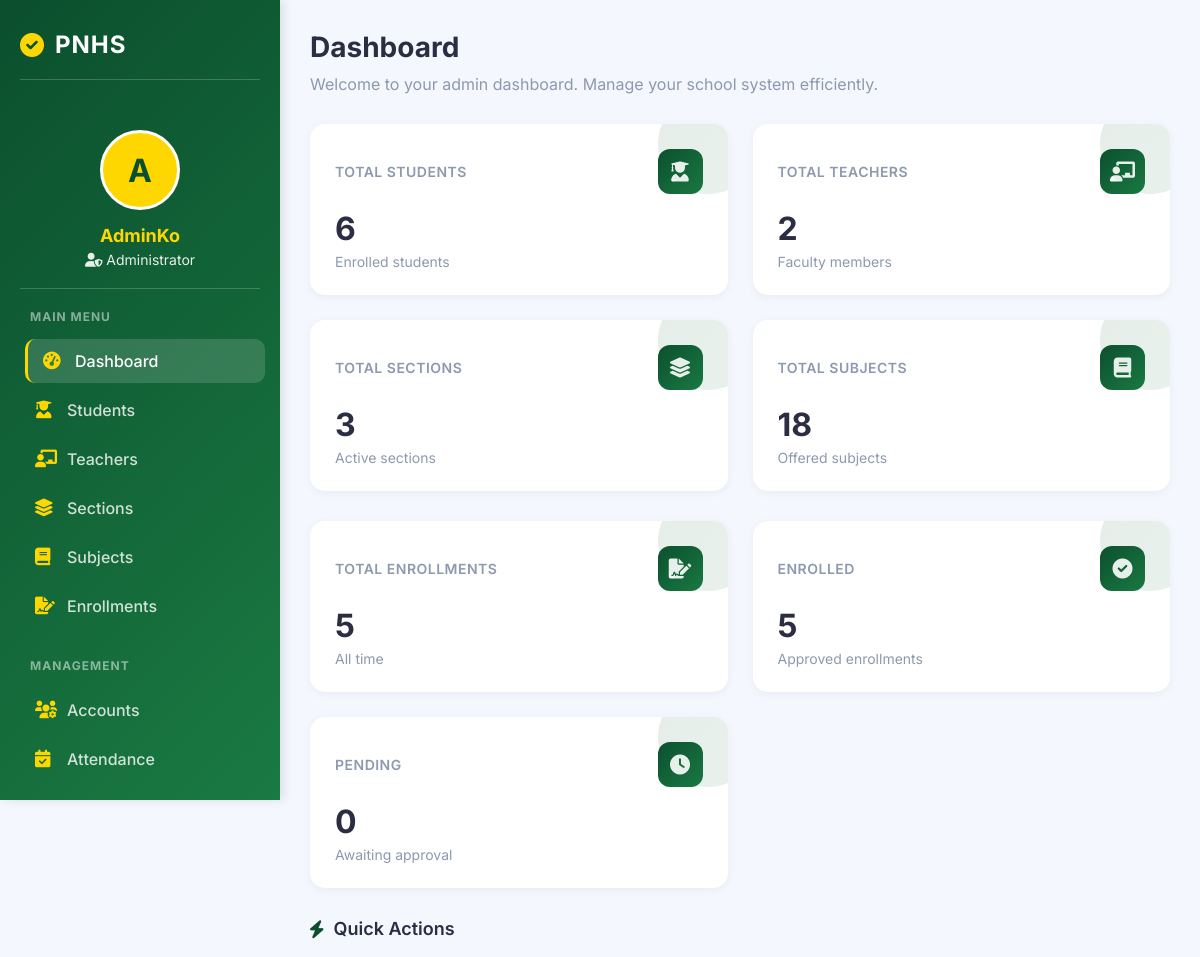
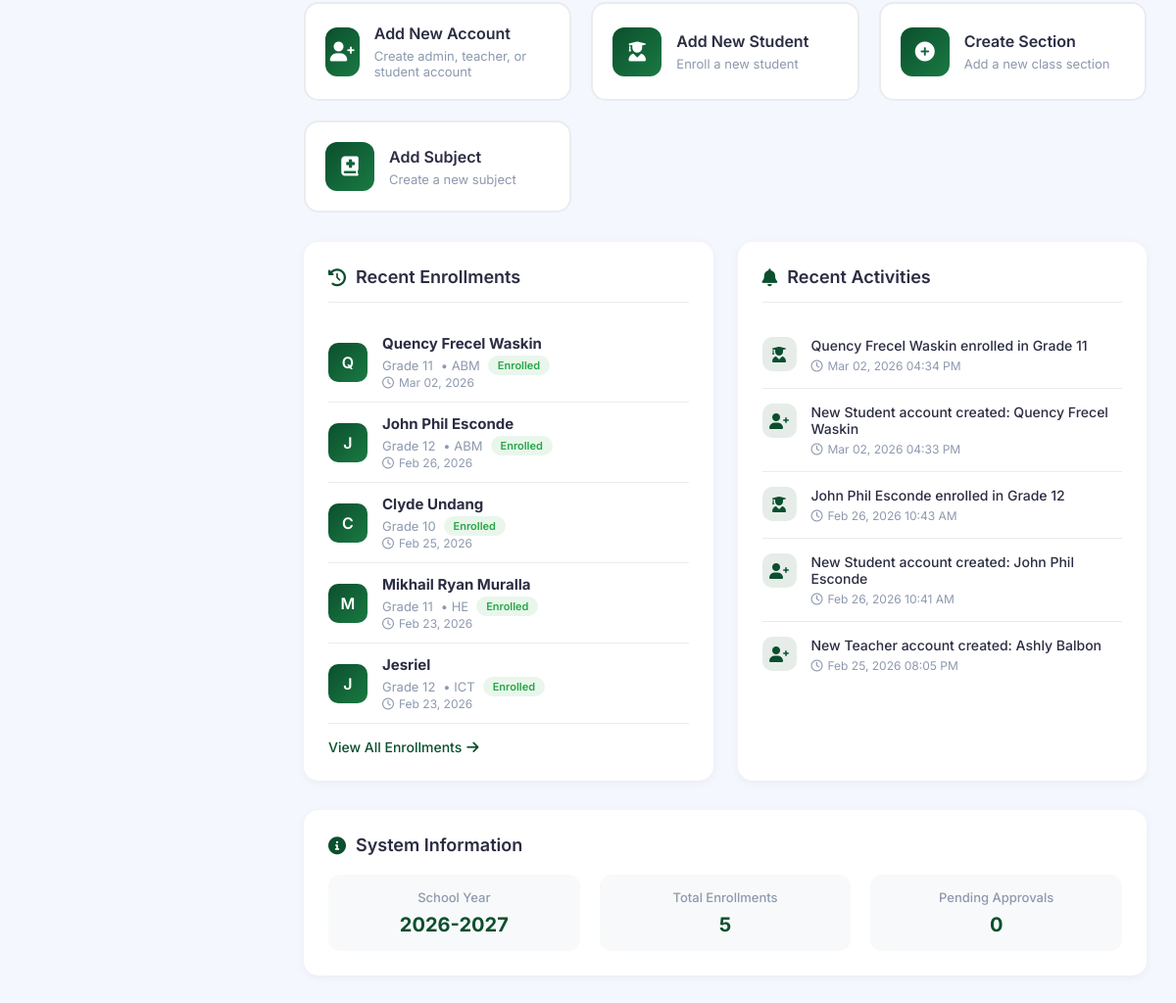
The app's page /admin/dashboard.php (signed in) with its own data (2 pictures, top to bottom).
### tables this page shows
CREATE TABLE `enrollments` (
  `id` int(11) NOT NULL,
  `student_id` int(11) NOT NULL,
  `grade_id` int(11) NOT NULL,
  `section_id` int(11) DEFAULT NULL,
  `school_year` varchar(20) NOT NULL,
  `status` enum('Pending','Enrolled','Rejected') DEFAULT 'Pending',
  `strand` varchar(50) DEFAULT NULL,
  `form_138` varchar(255) DEFAULT NULL,
  `created_at` timestamp NOT NULL DEFAULT current_timestamp()
);

CREATE TABLE `users` (
  `id` int(11) NOT NULL,
  `id_number` varchar(50) DEFAULT NULL,
  `fullname` varchar(100) DEFAULT NULL,
  `email` varchar(100) DEFAULT NULL,
  `password` varchar(255) DEFAULT NULL,
  `role` enum('Admin','Registrar','Teacher','Student') DEFAULT NULL,
  `created_at` timestamp NOT NULL DEFAULT current_timestamp()
);

CREATE TABLE `grade_levels` (
  `id` int(11) NOT NULL,
  `grade_name` varchar(20) DEFAULT NULL
);

### admin/dashboard.php (the view, shortened to what this page needs)
<?php
include("../config/database.php");
$admin_name = $_SESSION['user']['fullname'];
$student_count = $conn->query("SELECT * FROM users WHERE role='Student'")->num_rows;
$teacher_count = $conn->query("SELECT * FROM users WHERE role='Teacher'")->num_rows;
$section_count = $conn->query("SELECT * FROM sections")->num_rows;
$subject_count = $conn->query("SELECT * FROM subjects")->num_rows;
$enrollment_count = $conn->query("SELECT COUNT(*) as count FROM enrollments")->fetch_assoc()['count'];
$pending_count = $conn->query("SELECT COUNT(*) as count FROM enrollments WHERE status='Pending'")->fetch_assoc()['count'];
$enrolled_count = $conn->query("SELECT COUNT(*) as count FROM enrollments WHERE status='Enrolled'")->fetch_assoc()['count'];
$recent_enrollments = $conn->query("
    SELECT e.*, u.fullname, g.grade_name
    FROM enrollments e
    JOIN users u ON e.student_id = u.id
    JOIN grade_levels g ON e.grade_id = g.id
    ORDER BY e.created_at DESC
    LIMIT 5
");
$recent_activities = $conn->query("
    (SELECT 'enrollment' as type, e.created_at, CONCAT(u.fullname, ' enrolled in ', g.grade_name) as description
     FROM enrollments e
     JOIN users u ON e.student_id = u.id
     JOIN grade_levels g ON e.grade_id = g.id
     ORDER BY e.created_at DESC LIMIT 3)
    UNION ALL
    (SELECT 'user' as type, u.created_at, CONCAT('New ', u.role, ' account created: ', u.fullname) as description
     FROM users u
     WHERE u.created_at > DATE_SUB(NOW(), INTERVAL 7 DAY)
     ORDER BY u.created_at DESC LIMIT 3)
    ORDER BY created_at DESC LIMIT 5
");
?>
<!DOCTYPE html>
<html lang="en">
<head>
    <link rel="stylesheet" href="https://cdnjs.cloudflare.com/ajax/libs/font-awesome/6.0.0/css/all.min.css">
</head>
<body>
    <div class="app-container">
        <div class="sidebar">
            <h2>
                <i class="fas fa-check-circle"></i>
                <span>PNHS</span>
            </h2>
            <div class="admin-info">
                <div class="admin-avatar">
                    <?php echo strtoupper(substr($admin_name, 0, 1)); ?>
                </div>
                <h3><?php echo htmlspecialchars(explode(' ', $admin_name)[0]); ?></h3>
                <p><i class="fas fa-user-shield"></i> Administrator</p>
            </div>
            <div class="menu-section">
                <h3>MAIN MENU</h3>
                <ul class="menu-items">
                    <li><a href="dashboard.php" class="active"><i class="fas fa-tachometer-alt"></i> <span>Dashboard</span></a></li>
                    <li><a href="students.php"><i class="fas fa-user-graduate"></i> <span>Students</span></a></li>
                    <li><a href="teachers.php"><i class="fas fa-chalkboard-teacher"></i> <span>Teachers</span></a></li>
                    <li><a href="sections.php"><i class="fas fa-layer-group"></i> <span>Sections</span></a></li>
                    <li><a href="subjects.php"><i class="fas fa-book"></i> <span>Subjects</span></a></li>
                    <li><a href="enrollments.php"><i class="fas fa-file-signature"></i> <span>Enrollments</span></a></li>
                </ul>
            </div>
            <div class="menu-section">
                <h3>MANAGEMENT</h3>
                <ul class="menu-items">
                    <li><a href="manage_accounts.php"><i class="fas fa-users-cog"></i> <span>Accounts</span></a></li>
                    <li><a href="attendance.php"><i class="fas fa-calendar-check"></i> <span>Attendance</span></a></li>
                </ul>
            </div>
        </div>
        <div class="main-content">
            <div class="dashboard-header">
                <h1>Dashboard</h1>
                <p>Welcome to your admin dashboard. Manage your school system efficiently.</p>
            </div>
            <div class="stats-container">
                <div class="stat-card">
                    <div class="stat-header">
                        <h3>Total Students</h3>
                        <div class="stat-icon">
                            <i class="fas fa-user-graduate"></i>
                        </div>
                    </div>
                    <div class="stat-number"><?php echo $student_count; ?></div>
                    <div class="stat-label">Enrolled students</div>
                </div>
                <div class="stat-card">
                    <div class="stat-header">
                        <h3>Total Teachers</h3>
                        <div class="stat-icon">
                            <i class="fas fa-chalkboard-teacher"></i>
                        </div>
                    </div>
                    <div class="stat-number"><?php echo $teacher_count; ?></div>
                    <div class="stat-label">Faculty members</div>
                </div>
                <div class="stat-card">
                    <div class="stat-header">
                        <h3>Total Sections</h3>
                        <div class="stat-icon">
                            <i class="fas fa-layer-group"></i>
                        </div>
                    </div>
                    <div class="stat-number"><?php echo $section_count; ?></div>
                    <div class="stat-label">Active sections</div>
                </div>
                <div class="stat-card">
                    <div class="stat-header">
                        <h3>Total Subjects</h3>
                        <div class="stat-icon">
                            <i class="fas fa-book"></i>
                        </div>
                    </div>
                    <div class="stat-number"><?php echo $subject_count; ?></div>
                    <div class="stat-label">Offered subjects</div>
                </div>
            </div>
            <div class="stats-row-2">
                <div class="stat-card">
                    <div class="stat-header">
                        <h3>Total Enrollments</h3>
                        <div class="stat-icon">
                            <i class="fas fa-file-signature"></i>
                        </div>
                    </div>
                    <div class="stat-number"><?php echo $enrollment_count; ?></div>
                    <div class="stat-label">All time</div>
                </div>
                <div class="stat-card">
                    <div class="stat-header">
                        <h3>Enrolled</h3>
                        <div class="stat-icon">
                            <i class="fas fa-check-circle"></i>
                        </div>
                    </div>
                    <div class="stat-number"><?php echo $enrolled_count; ?></div>
                    <div class="stat-label">Approved enrollments</div>
                </div>
                <div class="stat-card">
                    <div class="stat-header">
                        <h3>Pending</h3>
                        <div class="stat-icon">
                            <i class="fas fa-clock"></i>
                        </div>
                    </div>
                    <div class="stat-number"><?php echo $pending_count; ?></div>
                    <div class="stat-label">Awaiting approval</div>
                </div>
            </div>
            <div class="quick-actions">
                <h3><i class="fas fa-bolt"></i> Quick Actions</h3>
                <div class="action-buttons">
                    <a href="add_account.php" class="action-btn">
                        <div class="action-icon">
                            <i class="fas fa-user-plus"></i>
                        </div>
                        <div class="action-content">
                            <h4>Add New Account</h4>
                            <p>Create admin, teacher, or student account</p>
                        </div>
                    </a>
                    <a href="add_student.php" class="action-btn">
                        <div class="action-icon">
                            <i class="fas fa-user-graduate"></i>
                        </div>
                        <div class="action-content">
                            <h4>Add New Student</h4>
                            <p>Enroll a new student</p>
                        </div>
                    </a>
                    <a href="create_section.php" class="action-btn">
                        <div class="action-icon">
                            <i class="fas fa-plus-circle"></i>
                        </div>
                        <div class="action-content">
                            <h4>Create Section</h4>
                            <p>Add a new class section</p>
                        </div>
                    </a>
                    <a href="add_subject.php" class="action-btn">
                        <div class="action-icon">
                            <i class="fas fa-book-medical"></i>
                        </div>
                        <div class="action-content">
                            <h4>Add Subject</h4>
                            <p>Create a new subject</p>
                        </div>
                    </a>
                </div>
            </div>
            <div class="dashboard-grid">
                <div class="info-card">
                    <h3><i class="fas fa-history"></i> Recent Enrollments</h3>
                    <?php if($recent_enrollments && $recent_enrollments->num_rows > 0): ?>
                        <?php while($enrollment = $recent_enrollments->fetch_assoc()): ?>
                            <div class="enrollment-item">
                                <div class="enrollment-avatar">
                                    <?php echo strtoupper(substr($enrollment['fullname'], 0, 1)); ?>
                                </div>
                                <div class="enrollment-info">
                                    <h4><?php echo htmlspecialchars($enrollment['fullname']); ?></h4>
                                    <p>
                                        <span><?php echo htmlspecialchars($enrollment['grade_name']); ?></span>
                                        <?php if($enrollment['strand']): ?>
                                            <span>• <?php echo htmlspecialchars($enrollment['strand']); ?></span>
                                        <?php endif; ?>
                                        <span class="status-badge status-<?php echo strtolower($enrollment['status']); ?>">
                                            <?php echo $enrollment['status']; ?>
                                        </span>
                                    </p>
                                    <span class="activity-time">
                                        <i class="far fa-clock"></i>
                                        <?php echo date('M d, Y', strtotime($enrollment['created_at'])); ?>
                                    </span>
                                </div>
                            </div>
                        <?php endwhile; ?>
                        <a href="enrollments.php" class="view-all-link">
                            View All Enrollments <i class="fas fa-arrow-right"></i>
                        </a>
                    <?php endif; ?>
                </div>
                <div class="info-card">
                    <h3><i class="fas fa-bell"></i> Recent Activities</h3>
                    <?php if($recent_activities && $recent_activities->num_rows > 0): ?>
                        <ul class="activity-list">
                            <?php while($activity = $recent_activities->fetch_assoc()): ?>
                                <li class="activity-item">
                                    <div class="activity-icon">
                                        <i class="fas fa-<?php echo $activity['type'] == 'enrollment' ? 'user-graduate' : 'user-plus'; ?>"></i>
                                    </div>
                                    <div class="activity-content">
                                        <div class="activity-title">
                                            <?php echo htmlspecialchars($activity['description']); ?>
                                        </div>
                                        <div class="activity-time">
                                            <i class="far fa-clock"></i>
                                            <?php echo date('M d, Y h:i A', strtotime($activity['created_at'])); ?>
                                        </div>
                                    </div>
                                </li>
                            <?php endwhile; ?>
                        </ul>
                    <?php endif; ?>
                </div>
            </div>
            <div class="system-info">
                <h3 style="color: var(--text-primary); font-size: 18px; font-weight: 600; margin-bottom: 20px; display: flex; align-items: center; gap: 10px;">
                    <i class="fas fa-info-circle" style="color: #0B4F2E;"></i>
                    System Information
                </h3>
                <div class="info-grid">
                    <div class="info-item">
                        <strong>School Year</strong>
                        <div class="info-value">2026-2027</div>
                    </div>
                    <div class="info-item">
                        <strong>Total Enrollments</strong>
                        <div class="info-value"><?php echo $enrollment_count; ?></div>
                    </div>
                    <div class="info-item">
                        <strong>Pending Approvals</strong>
                        <div class="info-value"><?php echo $pending_count; ?></div>
                    </div>
                </div>
            </div>
        </div>
    </div>
</body>
</html>

### records on screen
enrollments: student.fullname "Q", student.fullname "Quency Frecel Waskin", grade.grade_name "Grade 11", strand "ABM", status "Enrolled", created_at "Mar 02, 2026"
enrollments: student.fullname "J", student.fullname "John Phil Esconde", grade.grade_name "Grade 12", strand "ABM", status "Enrolled", created_at "Feb 26, 2026"
enrollments: student.fullname "C", student.fullname "Clyde Undang", grade.grade_name "Grade 10", status "Enrolled", created_at "Feb 25, 2026"
enrollments: student.fullname "M", student.fullname "Mikhail Ryan Muralla", grade.grade_name "Grade 11", strand "HE", status "Enrolled", created_at "Feb 23, 2026"
enrollments: student.fullname "J", student.fullname "Jesriel", grade.grade_name "Grade 12", strand "ICT", status "Enrolled", created_at "Feb 23, 2026"

### other values on screen
substr($admin_name, 0, 1) "A"
explode(' ', $admin_name)[0] "AdminKo"
$student_count "6"
$teacher_count "2"
$section_count "3"
$subject_count "18"
$enrollment_count "5"
$enrolled_count "5"
$pending_count "0"
$activity['description'] "Quency Frecel Waskin enrolled in Grade 11"
date('M d, Y h:i A', strtotime($activity['created_at'])) "Mar 02, 2026 04:34 PM"
$activity['description'] "New Student account created: Quency Frecel Waskin"
date('M d, Y h:i A', strtotime($activity['created_at'])) "Mar 02, 2026 04:33 PM"
$activity['description'] "John Phil Esconde enrolled in Grade 12"
date('M d, Y h:i A', strtotime($activity['created_at'])) "Feb 26, 2026 10:43 AM"
